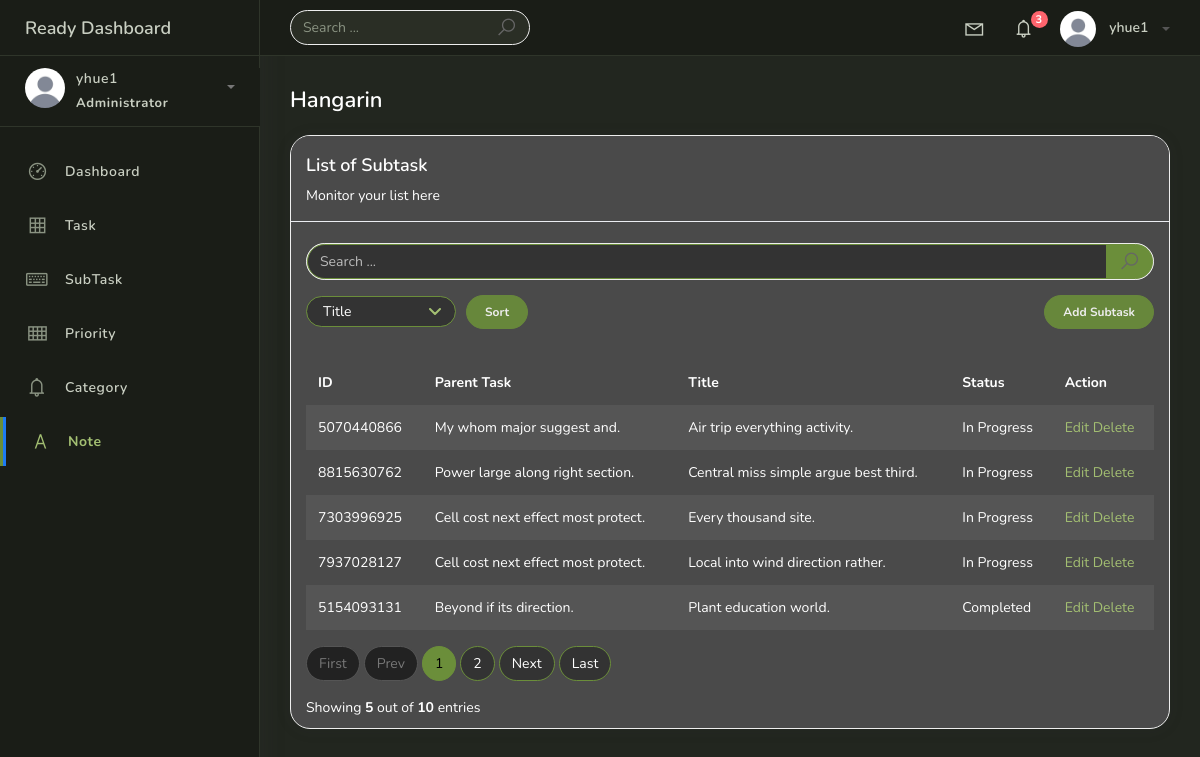
The app's page /subtask_list (signed in) with its own data.
### hangarinapp/models.py (models this page shows, shortened)
class BaseModel(models.Model):
    created_at = models.DateTimeField(auto_now_add=True, db_index=True)
    updated_at = models.DateTimeField(auto_now_add=True)
    class Meta:
        abstract = True

class SubTask(BaseModel):
     id = models.CharField(max_length=20, primary_key=True)
     parent_task = models.ForeignKey(Task, on_delete=models.CASCADE)
     title = models.CharField(max_length=150)
     status = models.CharField(max_length=50, choices=[('Pending', 'Pending'), ('In Progress','In Progress'),
                                                       ('Completed', 'Completed')], default='pending')

class Task(BaseModel):
    id = models.CharField(max_length=20, primary_key=True)
    title = models.CharField(max_length=150)
    description = models.TextField()
    deadline = models.DateTimeField()
    status = models.CharField(max_length=60, choices=[('Pending', 'Pending'),
                             ('In Progress','In Progress'),
                             ('Completed','Completed')], default='pending')
    category = models.ForeignKey(Category, on_delete=models.CASCADE)
    priority = models.ForeignKey(Priority, on_delete=models.CASCADE)

### hangarinapp/views.py (the view, shortened to what this page needs)
# urls.py: path('subtask_list', SubtaskList.as_view(), name='subtask-list'),
class SubtaskList(LoginRequiredMixin, ListView):
    model = SubTask
    context_object_name = 'Subtask'
    template_name = 'subtask_list.html'
    paginate_by = 5
    def get_ordering(self):
            allowed = ['title', 'status','parent_task__title']
            sort_by = self.request.GET.get("sort_by")
            if sort_by in allowed:
                return sort_by
            return 'title'
    def get_queryset(self):
            qs = super().get_queryset()
            query = self.request.GET.get('q')
            return qs

### templates/subtask_list.html (shortened to what this page needs)
{% extends 'base.html' %}
{% load static %}
{% block content %}
<div class="content">
    <div class="container-fluid">
        <h4 class="page-title">Hangarin</h4>
        <div class="row">
            <div class="col-md-12">
                <div class="card">
                    <div class="card-header">
                        <div class="card-title">List of Subtask</div>
                        <div class="card-category">Monitor your list here</div>
                    </div>
                    <br />
                    <div class="search-row">
                        <form class="navbar-form nav-search" action="">
                            <div class="input-group">
                                <input type="text" placeholder="Search ..." class="form-control" name="q" />
                                <div class="input-group-append">
                                    <button type="submit" class="input-group-text">
                                        <i class="la la-search search-icon"></i>
                                    </button>
                                </div>
                            </div>
                        </form>
                    </div>
                    <div class="action-row">
                        <form method="get" class="sort-form">
                            <select class="form-control form-control-sm" id="smallSelect" name="sort_by">
                                <option value="title" {% if request.GET.sort_by == "title" %}selected{% endif %}>Title</option>
                            </select>
                            <button type="submit" class="btn btn-primary btn-sm btn-rounded">Sort</button>
                        </form>
                        <a href="{% url 'subtask-add' %}" class="btn btn-success btn-sm btn-rounded add-task">Add Subtask</a>
                    </div>
                    <div class="card-body">
                        <div class="table-responsive">
                        <table class="table table-striped mt-3 task-table">
                            <thead>
                                <tr>
                                    <th scope="col">ID</th>
                                    <th scope="col">Parent Task</th>
                                    <th scope="col">Title</th>
                                    <th scope="col">Status</th>
                                    <th scope="col">Action</th>
                                </tr>
                            </thead>
                            <tbody>
                                {% for object in object_list %}
                                <tr>
                                    <td data-label="ID">{{ object.id }}</td>
                                    <td data-label="Parent Task">{{ object.parent_task.title }}</td>
                                    <td data-label="Title">{{ object.title }}</td>
                                    <td data-label="Status">{{ object.status }}</td>
                                    <td data-label="Action">
                                        <span>
                                            <a href="subtask_list/{{ object.id }}">Edit</a>
                                            <a href="subtask_list/{{ object.id }}/delete" class="text_danger">Delete</a>
                                        </span>
                                    </td>
                                </tr>
                                {% empty %}
                                <tr>
                                    <td colspan="5" style="text-align: center">
                                        <p class="text-sm font-weight-bold mb-0">No Records Found</p>
                                    </td>
                                </tr>
                                {% endfor %}
                            </tbody>
                        </table>
                        </div>
                        {% include 'includes/pagination.html' %}
                    </div>
                </div>
            </div>
        </div>
    </div>
</div>
{% endblock %}

### templates/base.html (shortened to what this page needs)
{% load static socialaccount %}
{% load pwa %}
<!DOCTYPE html>
<html>
<head>
	<link rel="stylesheet" href="{% static 'css/bootstrap.min.css' %}">
	<link rel="stylesheet" href="{% static 'css/ready.css' %}">
	<link rel="stylesheet" href="{% static 'css/demo.css' %}">
</head>
<body>
	<div class="wrapper">
		<div class="main-header">
			<div class="logo-header">
				<a href="index.html" class="logo">
					Ready Dashboard
				</a>
			</div>
			<nav class="navbar navbar-header navbar-expand-lg">
				<div class="container-fluid">
					<form class="navbar-left navbar-form nav-search mr-md-3" action="">
						<div class="input-group">
							<input type="text" placeholder="Search ..." class="form-control">
							<div class="input-group-append">
								<span class="input-group-text">
									<i class="la la-search search-icon"></i>
								</span>
							</div>
						</div>
					</form>
					<ul class="navbar-nav topbar-nav ml-md-auto align-items-center">
						<li class="nav-item dropdown hidden-caret">
							<a class="nav-link dropdown-toggle" href="#" id="navbarDropdown" role="button"
								data-toggle="dropdown" aria-haspopup="true" aria-expanded="false">
								<i class="la la-envelope"></i>
							</a>
						</li>
						<li class="nav-item dropdown hidden-caret">
							<a class="nav-link dropdown-toggle" href="#" id="navbarDropdown2" role="button"
								data-toggle="dropdown" aria-haspopup="true" aria-expanded="false">
								<i class="la la-bell"></i>
								<span class="notification">3</span>
							</a>
						</li>
						<li class="nav-item dropdown">
							<a class="dropdown-toggle profile-pic" data-toggle="dropdown" href="#" aria-expanded="false">
								{% with account=user.socialaccount_set.first %}
									{% if account and account.get_avatar_url %}
										<img src="{{ account.get_avatar_url }}" alt="user-img" width="36" class="img-circle">
									{% else %}
										<img src="{% static 'img/profileicon.jpg' %}" alt="user-img" width="36" class="img-circle">
									{% endif %}
								{% endwith %}
								<span>{{ user.first_name|default:user.username }}</span>
							</a>
						</li>
					</ul>
				</div>
			</nav>
		</div>
		<div class="sidebar">
			<div class="scrollbar-inner sidebar-wrapper">
				<div class="user">
					<div class="photo">
						{% with account=user.socialaccount_set.first %}
							{% if account and account.get_avatar_url %}
								<img src="{{ account.get_avatar_url }}">
							{% else %}
								<img src="{% static 'img/profileicon.jpg' %}">
							{% endif %}
						{% endwith %}
					</div>
					<div class="info">
						<a class="" data-toggle="collapse" href="#collapseExample" aria-expanded="true">
							<span>
								{{ user.first_name|default:user.username }}
								<span class="user-level">Administrator</span>
								<span class="caret"></span>
							</span>
						</a>
					</div>
				</div>
				<ul class="nav">
					<li class="nav-item">
						<a href="{% url 'home' %}">
							<i class="la la-dashboard"></i>
							<p>Dashboard</p>
						</a>
					</li>
					<li class="nav-item">
						<a href="{% url 'task-list' %}">
							<i class="la la-table"></i>
							<p>Task</p>
						</a>
					</li>
					<li class="nav-item">
						<a href="{% url 'subtask-list' %}">
							<i class="la la-keyboard-o"></i>
							<p>SubTask</p>
						</a>
					</li>
					<li class="nav-item">
						<a href="{% url 'priority-list' %}">
							<i class="la la-th"></i>
							<p>Priority</p>
						</a>
					</li>
					<li class="nav-item">
						<a href="{% url 'category-list' %}">
							<i class="la la-bell"></i>
							<p>Category</p>
						</a>
					</li>
					<li class="nav-item active">
						<a href="{% url 'note-list' %}">
							<i class="la la-font"></i>
							<p>Note</p>
						</a>
					</li>
				</ul>
			</div>
		</div>
		<div class="main-panel">
			{% block content %}
			{% endblock %}
		</div>
	</div>
</body>
</html>

### templates/base.html (style rules this page uses)
body, .main-panel, .main-panel>.content { background-color: #22261f !important; }
.page-title { color: #fff !important; }
.sidebar, .sidebar .user { background-color: #1a1d17 !important; border-color: #2f352a !important; }
.sidebar .nav>.nav-item a, .sidebar .nav>.nav-item a p, .sidebar .user .info a, .sidebar .user .info span { color: #c9cfc2 !important; }
.sidebar .nav>.nav-item a i { color: #8a9382 !important; }
.sidebar .nav>.nav-item.active>a, .sidebar .nav>.nav-item.active>a p, .sidebar .nav>.nav-item.active>a i { color: #A3BF72 !important; }
.sidebar .nav>.nav-item.active { border-left: 3px solid #6B8E3A !important; }
.sidebar .nav>.nav-item.active>a { border-left-color: #6B8E3A !important; }
.main-header, .main-header .logo-header, .navbar-header { background-color: #1a1d17 !important; border-color: #2f352a !important; }
.main-header .logo-header .logo, .navbar-header .nav-link, .navbar-header .dropdown-toggle { color: #c9cfc2 !important; }
.navbar-header .profile-pic span { color: #c9cfc2 !important; }
.navbar-header .nav-search .input-group { background-color: #2a2e25 !important; border-radius: 25px !important; overflow: hidden; }
.navbar-header .nav-search .form-control { background: transparent !important; border: none !important; box-shadow: none !important; color: #fff !important; }
.navbar-header .nav-search .form-control::placeholder { color: #8a9382; }
.navbar-header .nav-search .input-group-text { background: transparent !important; border: none !important; color: #c9cfc2 !important; }

### templates/subtask_list.html (style rules this page uses)
.card { animation: slideUp 0.6s ease-out; background-color: #4a4a4a !important; border-radius: 20px !important; overflow: hidden; color: #fff !important; }
.card-header { background-color: #4a4a4a !important; }
.card-title, .card-category, .card-body, .table, .table th, .table td, .col-form-label { color: #fff !important; }
.table-striped tbody tr:nth-of-type(odd) { background-color: rgba(255, 255, 255, 0.06) !important; }
td a { color: #A3BF72 }
.card .form-control { background-color: #333 !important; color: #fff !important; border: 1px solid #6B8E3A !important; border-radius: 20px 0 0 20px !important; }
.card .form-control::placeholder { color: #bbb; }
.card .input-group-text { background-color: #6B8E3A !important; color: #000 !important; border: 1px solid #6B8E3A !important; border-radius: 0 20px 20px 0 !important; }
.card select.form-control { border-radius: 20px !important; height: 34px; padding: 0 2.2rem 0 1rem; cursor: pointer; -webkit-appearance: none; -moz-appearance: none; appearance: none; background-repeat: no-repeat; background-position: right 14px center; background-size: 12px 8px; }
.card select.form-control option { background-color: #333; color: #fff; }
.btn-success, .btn-primary { background-color: #6B8E3A !important; border-color: #6B8E3A !important; color: white !important; font-weight: bold; }
.card button.input-group-text { cursor: pointer; }
body, .main-panel, .main-panel > .content { background-color: #22261f !important; }
.page-title { color: #fff !important; }
.search-row { padding: 0 15px; }
.search-row .input-group { width: 100%; }
.action-row { display: flex; align-items: center; flex-wrap: nowrap; justify-content: space-between; gap: 10px; margin-top: 15px; padding: 0 15px; }
.action-row .sort-form { display: flex; align-items: center; gap: 10px; margin: 0; flex: 1 1 auto; min-width: 0; }
.action-row select.form-control { width: auto; min-width: 0; flex: 1 1 auto; max-width: 150px; }
.action-row .btn { height: 34px; padding: 0 18px; display: inline-flex; align-items: center; justify-content: center; white-space: nowrap; flex-shrink: 0; }
.action-row .add-task { margin-left: auto; width: auto; }
.task-table th, .task-table td { word-break: break-word; vertical-align: middle; }

### records on screen
SubTask: id "5070440866", parent_task "My whom major suggest and.", title "Air trip everything activity.", status "In Progress"
SubTask: id "8815630762", parent_task "Power large along right section.", title "Central miss simple argue best third.", status "In Progress"
SubTask: id "7303996925", parent_task "Cell cost next effect most protect.", title "Every thousand site.", status "In Progress"
SubTask: id "7937028127", parent_task "Cell cost next effect most protect.", title "Local into wind direction rather.", status "In Progress"
SubTask: id "5154093131", parent_task "Beyond if its direction.", title "Plant education world.", status "Completed"

### other values on screen
{{ user.first_name|default:user.username }} "yhue1"
{{ page_num }} "1"
{{ page_num }} "2"
{{ object_list.count }} "5"
{{ paginator.count }} "10"
